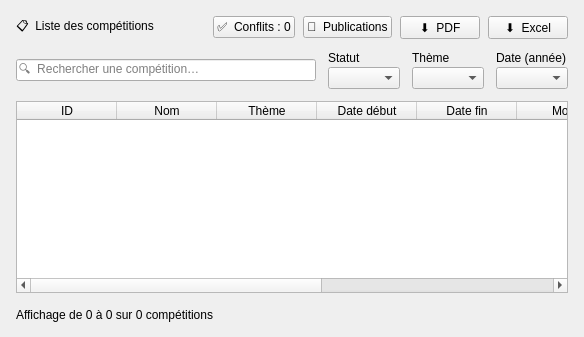
                       <widget class="QFrame" name="cardList">
                        <property name="card" stdset="0">
                         <bool>true</bool>
                        </property>
                        <layout class="QVBoxLayout" name="listLayout" stretch="0,0,1,0">
                         <property name="spacing">
                          <number>12</number>
                         </property>
                         <property name="leftMargin">
                          <number>16</number>
                         </property>
                         <property name="topMargin">
                          <number>16</number>
                         </property>
                         <property name="rightMargin">
                          <number>16</number>
                         </property>
                         <property name="bottomMargin">
                          <number>12</number>
                         </property>
                         <item>
                          <layout class="QHBoxLayout" name="listHeadLayout">
                           <property name="spacing">
                            <number>8</number>
                           </property>
                           <item>
                            <widget class="QLabel" name="lblList">
                             <property name="role" stdset="0">
                              <string notr="true">cardTitle</string>
                             </property>
                             <property name="text">
                              <string>📋  Liste des compétitions</string>
                             </property>
                            </widget>
                           </item>
                           <item>
                            <spacer name="listHeadSpacer">
                             <property name="orientation">
                              <enum>Qt::Horizontal</enum>
                             </property>
                             <property name="sizeHint" stdset="0">
                              <size>
                               <width>20</width>
                               <height>20</height>
                              </size>
                             </property>
                            </spacer>
                           </item>
                           <item>
                            <widget class="QPushButton" name="btnConflits">
                             <property name="cursor">
                              <cursorShape>PointingHandCursor</cursorShape>
                             </property>
                             <property name="toolTip">
                              <string>Vérifier les conflits de planning : même salle ou même jury sur des dates qui se chevauchent</string>
                             </property>
                             <property name="kind" stdset="0">
                              <string notr="true">tool</string>
                             </property>
                             <property name="text">
                              <string>✅  Conflits : 0</string>
                             </property>
                            </widget>
                           </item>
                           <item>
                            <widget class="QPushButton" name="btnPublications">
                             <property name="cursor">
                              <cursorShape>PointingHandCursor</cursorShape>
                             </property>
                             <property name="toolTip">
                              <string>Générer la brochure (PDF) et la publicité (image) de la compétition sélectionnée</string>
                             </property>
                             <property name="kind" stdset="0">
                              <string notr="true">tool</string>
                             </property>
                             <property name="text">
                              <string>📣  Publications</string>
                             </property>
                            </widget>
                           </item>
                           <item>
                            <widget class="QPushButton" name="btnExportPdf">
                             <property name="cursor">
                              <cursorShape>PointingHandCursor</cursorShape>
                             </property>
                             <property name="toolTip">
                              <string>Exporter la liste affichée en PDF</string>
                             </property>
                             <property name="kind" stdset="0">
                              <string notr="true">tool</string>
                             </property>
                             <property name="text">
                              <string>⬇  PDF</string>
                             </property>
                            </widget>
                           </item>
                           <item>
                            <widget class="QPushButton" name="btnExportExcel">
                             <property name="cursor">
                              <cursorShape>PointingHandCursor</cursorShape>
                             </property>
                             <property name="toolTip">
                              <string>Exporter la liste affichée en Excel (.xlsx)</string>
                             </property>
                             <property name="kind" stdset="0">
                              <string notr="true">tool</string>
                             </property>
                             <property name="text">
                              <string>⬇  Excel</string>
                             </property>
                            </widget>
                           </item>
                          </layout>
                         </item>
                         <item>
                          <layout class="QHBoxLayout" name="filterLayout" stretch="2,1,1,1">
                           <property name="spacing">
                            <number>12</number>
                           </property>
                           <item>
                            <widget class="QLineEdit" name="search">
                             <property name="minimumSize">
                              <size>
                               <width>300</width>
                               <height>0</height>
                              </size>
                             </property>
                             <property name="placeholderText">
                              <string>🔍  Rechercher une compétition…</string>
                             </property>
                            </widget>
                           </item>
                           <item>
                            <layout class="QVBoxLayout" name="fStatutLayout">
                             <property name="spacing">
                              <number>2</number>
                             </property>
                             <item>
                              <widget class="QLabel" name="fStatutLabel">
                               <property name="role" stdset="0">
                                <string notr="true">filterLabel</string>
                               </property>
                               <property name="text">
                                <string>Statut</string>
                               </property>
                              </widget>
                             </item>
                             <item>
                              <widget class="QComboBox" name="fStatut" />
                             </item>
                            </layout>
                           </item>
                           <item>
                            <layout class="QVBoxLayout" name="fThemeLayout">
                             <property name="spacing">
                              <number>2</number>
                             </property>
                             <item>
                              <widget class="QLabel" name="fThemeLabel">
                               <property name="role" stdset="0">
                                <string notr="true">filterLabel</string>
                               </property>
                               <property name="text">
                                <string>Thème</string>
                               </property>
                              </widget>
                             </item>
                             <item>
                              <widget class="QComboBox" name="fTheme" />
                             </item>
                            </layout>
                           </item>
                           <item>
                            <layout class="QVBoxLayout" name="fDateLayout">
                             <property name="spacing">
                              <number>2</number>
                             </property>
                             <item>
                              <widget class="QLabel" name="fDateLabel">
                               <property name="role" stdset="0">
                                <string notr="true">filterLabel</string>
                               </property>
                               <property name="text">
                                <string>Date (année)</string>
                               </property>
                              </widget>
                             </item>
                             <item>
                              <widget class="QComboBox" name="fDate" />
                             </item>
                            </layout>
                           </item>
                          </layout>
                         </item>
                         <item>
                          <widget class="QTableWidget" name="table">
                           <property name="editTriggers">
                            <set>QAbstractItemView::NoEditTriggers</set>
                           </property>
                           <property name="selectionMode">
                            <enum>QAbstractItemView::SingleSelection</enum>
                           </property>
                           <property name="selectionBehavior">
                            <enum>QAbstractItemView::SelectRows</enum>
                           </property>
                           <property name="showGrid">
                            <bool>false</bool>
                           </property>
                           <attribute name="verticalHeaderVisible">
                            <bool>false</bool>
                           </attribute>
                           <attribute name="verticalHeaderDefaultSectionSize">
                            <number>50</number>
                           </attribute>
                           <column>
                            <property name="text">
                             <string>ID</string>
                            </property>
                           </column>
                           <column>
                            <property name="text">
                             <string>Nom</string>
                            </property>
                           </column>
                           <column>
                            <property name="text">
                             <string>Thème</string>
                            </property>
                           </column>
                           <column>
                            <property name="text">
                             <string>Date début</string>
                            </property>
                           </column>
                           <column>
                            <property name="text">
                             <string>Date fin</string>
                            </property>
                           </column>
                           <column>
                            <property name="text">
                             <string>Mode</string>
                            </property>
                           </column>
                           <column>
                            <property name="text">
                             <string>Équipes max</string>
                            </property>
                           </column>
                           <column>
                            <property name="text">
                             <string>Statut</string>
                            </property>
                           </column>
                           <column>
                            <property name="text">
                             <string>Actions</string>
                            </property>
                           </column>
                          </widget>
                         </item>
                         <item>
                          <layout class="QHBoxLayout" name="listBottomLayout">
                           <item>
                            <widget class="QLabel" name="footer">
                             <property name="text">
                              <string>Affichage de 0 à 0 sur 0 compétitions</string>
                             </property>
                            </widget>
                           </item>
                           <item>
                            <spacer name="listBottomSpacer">
                             <property name="orientation">
                              <enum>Qt::Horizontal</enum>
                             </property>
                             <property name="sizeHint" stdset="0">
                              <size>
                               <width>40</width>
                               <height>20</height>
                              </size>
                             </property>
                            </spacer>
                           </item>
                           <item>
                            <widget class="QWidget" name="pagerBox">
                             <layout class="QHBoxLayout" name="pagerLayout">
                              <property name="spacing">
                               <number>6</number>
                              </property>
                              <property name="leftMargin">
                               <number>0</number>
                              </property>
                              <property name="topMargin">
                               <number>0</number>
                              </property>
                              <property name="rightMargin">
                               <number>0</number>
                              </property>
                              <property name="bottomMargin">
                               <number>0</number>
                              </property>
                             </layout>
                            </widget>
                           </item>
                          </layout>
                         </item>
                        </layout>
                       </widget>
